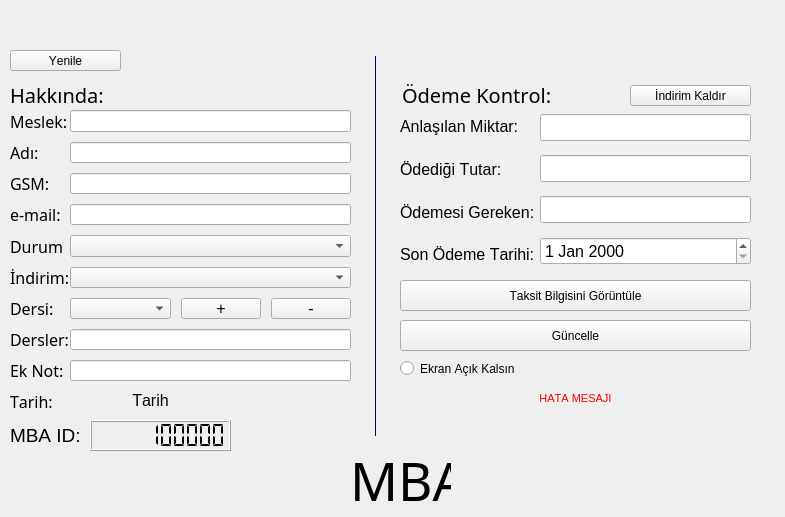
<?xml version="1.0" encoding="UTF-8"?>
<ui version="4.0">
 <class>Form</class>
 <widget class="QWidget" name="Form">
  <property name="geometry">
   <rect>
    <x>0</x>
    <y>0</y>
    <width>785</width>
    <height>517</height>
   </rect>
  </property>
  <property name="font">
   <font>
    <family>Arial</family>
    <kerning>false</kerning>
   </font>
  </property>
  <property name="windowTitle">
   <string>Görüntüle ve Güncelle</string>
  </property>
  <property name="windowIcon">
   <iconset>
    <normaloff>../assets/mba_logo.ico</normaloff>../assets/mba_logo.ico</iconset>
  </property>
  <widget class="QLabel" name="label_baslik2">
   <property name="geometry">
    <rect>
     <x>10</x>
     <y>79</y>
     <width>171</width>
     <height>31</height>
    </rect>
   </property>
   <property name="font">
    <font>
     <family>DecoType Naskh</family>
     <pointsize>15</pointsize>
     <kerning>false</kerning>
    </font>
   </property>
   <property name="whatsThis">
    <string>&lt;html&gt;&lt;head/&gt;&lt;body&gt;&lt;p&gt;asadsd&lt;/p&gt;&lt;/body&gt;&lt;/html&gt;</string>
   </property>
   <property name="text">
    <string>Hakkında:</string>
   </property>
  </widget>
  <widget class="QWidget" name="layoutWidget">
   <property name="geometry">
    <rect>
     <x>70</x>
     <y>110</y>
     <width>281</width>
     <height>271</height>
    </rect>
   </property>
   <property name="font">
    <font>
     <family>Arial</family>
     <pointsize>12</pointsize>
     <kerning>false</kerning>
    </font>
   </property>
   <layout class="QVBoxLayout" name="verticalLayout_2">
    <property name="spacing">
     <number>10</number>
    </property>
    <item>
     <widget class="QLineEdit" name="lne_meslek">
      <property name="font">
       <font>
        <family>Arial</family>
        <pointsize>12</pointsize>
        <kerning>false</kerning>
       </font>
      </property>
      <property name="styleSheet">
       <string notr="true"/>
      </property>
      <property name="text">
       <string/>
      </property>
     </widget>
    </item>
    <item>
     <widget class="QLineEdit" name="lne_ad">
      <property name="font">
       <font>
        <family>Arial</family>
        <pointsize>12</pointsize>
        <kerning>false</kerning>
       </font>
      </property>
      <property name="styleSheet">
       <string notr="true"/>
      </property>
      <property name="text">
       <string/>
      </property>
     </widget>
    </item>
    <item>
     <widget class="QLineEdit" name="lne_gsm">
      <property name="font">
       <font>
        <family>Arial</family>
        <pointsize>12</pointsize>
        <kerning>false</kerning>
       </font>
      </property>
      <property name="styleSheet">
       <string notr="true"/>
      </property>
     </widget>
    </item>
    <item>
     <widget class="QLineEdit" name="lne_mail">
      <property name="font">
       <font>
        <family>Arial</family>
        <pointsize>12</pointsize>
        <kerning>false</kerning>
       </font>
      </property>
      <property name="styleSheet">
       <string notr="true"/>
      </property>
     </widget>
    </item>
    <item>
     <widget class="QComboBox" name="cmbdurum">
      <property name="styleSheet">
       <string notr="true"/>
      </property>
      <property name="editable">
       <bool>false</bool>
      </property>
      <property name="currentText">
       <string/>
      </property>
      <property name="currentIndex">
       <number>-1</number>
      </property>
      <item>
       <property name="text">
        <string>Kayıt</string>
       </property>
      </item>
      <item>
       <property name="text">
        <string>Görüşme</string>
       </property>
      </item>
      <item>
       <property name="text">
        <string>Olumlu</string>
       </property>
      </item>
      <item>
       <property name="text">
        <string>Kararsız</string>
       </property>
      </item>
      <item>
       <property name="text">
        <string>Olumsuz</string>
       </property>
      </item>
     </widget>
    </item>
    <item>
     <widget class="QComboBox" name="indirim_box"/>
    </item>
    <item>
     <layout class="QHBoxLayout" name="horizontalLayout" stretch="0,0,0">
      <property name="sizeConstraint">
       <enum>QLayout::SetNoConstraint</enum>
      </property>
      <item>
       <widget class="QComboBox" name="cmbders">
        <property name="sizePolicy">
         <sizepolicy hsizetype="Expanding" vsizetype="Fixed">
          <horstretch>0</horstretch>
          <verstretch>0</verstretch>
         </sizepolicy>
        </property>
        <property name="font">
         <font>
          <family>Arial</family>
          <pointsize>9</pointsize>
          <kerning>false</kerning>
         </font>
        </property>
        <property name="currentIndex">
         <number>-1</number>
        </property>
       </widget>
      </item>
      <item>
       <widget class="QPushButton" name="pushButton_2">
        <property name="sizePolicy">
         <sizepolicy hsizetype="Minimum" vsizetype="Fixed">
          <horstretch>0</horstretch>
          <verstretch>0</verstretch>
         </sizepolicy>
        </property>
        <property name="text">
         <string>+</string>
        </property>
       </widget>
      </item>
      <item>
       <widget class="QPushButton" name="pushButton_3">
        <property name="sizePolicy">
         <sizepolicy hsizetype="Minimum" vsizetype="Fixed">
          <horstretch>0</horstretch>
          <verstretch>0</verstretch>
         </sizepolicy>
        </property>
        <property name="text">
         <string>-</string>
        </property>
       </widget>
      </item>
     </layout>
    </item>
    <item>
     <widget class="QLineEdit" name="lne_dersler">
      <property name="font">
       <font>
        <family>Arial</family>
        <pointsize>12</pointsize>
        <kerning>false</kerning>
       </font>
      </property>
     </widget>
    </item>
    <item>
     <widget class="QLineEdit" name="lne_not">
      <property name="font">
       <font>
        <family>Arial</family>
        <pointsize>12</pointsize>
        <kerning>false</kerning>
       </font>
      </property>
      <property name="styleSheet">
       <string notr="true"/>
      </property>
     </widget>
    </item>
   </layout>
  </widget>
  <widget class="QLabel" name="label_baslik2_2">
   <property name="geometry">
    <rect>
     <x>402</x>
     <y>79</y>
     <width>171</width>
     <height>31</height>
    </rect>
   </property>
   <property name="font">
    <font>
     <family>DecoType Naskh</family>
     <pointsize>15</pointsize>
     <kerning>false</kerning>
    </font>
   </property>
   <property name="whatsThis">
    <string>&lt;html&gt;&lt;head/&gt;&lt;body&gt;&lt;p&gt;asadsd&lt;/p&gt;&lt;/body&gt;&lt;/html&gt;</string>
   </property>
   <property name="text">
    <string>Ödeme Kontrol:</string>
   </property>
  </widget>
  <widget class="QWidget" name="layoutWidget_2">
   <property name="geometry">
    <rect>
     <x>400</x>
     <y>110</y>
     <width>141</width>
     <height>161</height>
    </rect>
   </property>
   <property name="font">
    <font>
     <family>Arial</family>
     <pointsize>12</pointsize>
     <kerning>false</kerning>
    </font>
   </property>
   <layout class="QVBoxLayout" name="verticalLayout_3">
    <property name="spacing">
     <number>10</number>
    </property>
    <item>
     <widget class="QLabel" name="label_11">
      <property name="font">
       <font>
        <family>Arial</family>
        <pointsize>12</pointsize>
        <kerning>false</kerning>
       </font>
      </property>
      <property name="text">
       <string>Anlaşılan Miktar:</string>
      </property>
     </widget>
    </item>
    <item>
     <widget class="QLabel" name="label_15">
      <property name="font">
       <font>
        <family>Arial</family>
        <pointsize>12</pointsize>
        <kerning>false</kerning>
       </font>
      </property>
      <property name="text">
       <string>Ödediği Tutar:</string>
      </property>
     </widget>
    </item>
    <item>
     <widget class="QLabel" name="label_16">
      <property name="font">
       <font>
        <family>Arial</family>
        <pointsize>12</pointsize>
        <kerning>false</kerning>
       </font>
      </property>
      <property name="text">
       <string>Ödemesi Gereken:</string>
      </property>
     </widget>
    </item>
    <item>
     <widget class="QLabel" name="label_18">
      <property name="font">
       <font>
        <family>Arial</family>
        <pointsize>12</pointsize>
        <kerning>false</kerning>
       </font>
      </property>
      <property name="text">
       <string>Son Ödeme Tarihi:</string>
      </property>
     </widget>
    </item>
   </layout>
  </widget>
  <widget class="QWidget" name="layoutWidget_3">
   <property name="geometry">
    <rect>
     <x>540</x>
     <y>110</y>
     <width>211</width>
     <height>161</height>
    </rect>
   </property>
   <property name="font">
    <font>
     <family>Arial</family>
     <pointsize>12</pointsize>
     <kerning>false</kerning>
    </font>
   </property>
   <layout class="QVBoxLayout" name="verticalLayout_4">
    <property name="spacing">
     <number>10</number>
    </property>
    <item>
     <widget class="QLineEdit" name="lne_anlasilan">
      <property name="font">
       <font>
        <family>Arial</family>
        <pointsize>12</pointsize>
        <kerning>false</kerning>
       </font>
      </property>
      <property name="styleSheet">
       <string notr="true"/>
      </property>
     </widget>
    </item>
    <item>
     <widget class="QLineEdit" name="lne_odenen">
      <property name="font">
       <font>
        <family>Arial</family>
        <pointsize>12</pointsize>
        <kerning>false</kerning>
       </font>
      </property>
      <property name="styleSheet">
       <string notr="true"/>
      </property>
     </widget>
    </item>
    <item>
     <widget class="QLineEdit" name="lne_gereken">
      <property name="font">
       <font>
        <family>Arial</family>
        <pointsize>12</pointsize>
        <kerning>false</kerning>
       </font>
      </property>
      <property name="styleSheet">
       <string notr="true"/>
      </property>
     </widget>
    </item>
    <item>
     <widget class="QDateEdit" name="lnetarih">
      <property name="styleSheet">
       <string notr="true"/>
      </property>
     </widget>
    </item>
   </layout>
  </widget>
  <widget class="QWidget" name="layoutWidget">
   <property name="geometry">
    <rect>
     <x>10</x>
     <y>110</y>
     <width>61</width>
     <height>271</height>
    </rect>
   </property>
   <property name="font">
    <font>
     <family>DecoType Naskh</family>
     <pointsize>12</pointsize>
     <kerning>false</kerning>
    </font>
   </property>
   <layout class="QVBoxLayout" name="verticalLayout" stretch="0,0,0,0,0,0,0,0,0">
    <property name="spacing">
     <number>10</number>
    </property>
    <item>
     <widget class="QLabel" name="label_bolum_2">
      <property name="font">
       <font>
        <family>DecoType Naskh</family>
        <pointsize>12</pointsize>
        <kerning>false</kerning>
       </font>
      </property>
      <property name="text">
       <string>Meslek:</string>
      </property>
     </widget>
    </item>
    <item>
     <widget class="QLabel" name="label_ad">
      <property name="font">
       <font>
        <family>DecoType Naskh</family>
        <pointsize>12</pointsize>
        <kerning>false</kerning>
       </font>
      </property>
      <property name="text">
       <string>Adı:</string>
      </property>
     </widget>
    </item>
    <item>
     <widget class="QLabel" name="label_gsm">
      <property name="font">
       <font>
        <family>DecoType Naskh</family>
        <pointsize>12</pointsize>
        <kerning>false</kerning>
       </font>
      </property>
      <property name="text">
       <string>GSM:</string>
      </property>
     </widget>
    </item>
    <item>
     <widget class="QLabel" name="label_mail">
      <property name="font">
       <font>
        <family>DecoType Naskh</family>
        <pointsize>12</pointsize>
        <kerning>false</kerning>
       </font>
      </property>
      <property name="text">
       <string>e-mail:</string>
      </property>
     </widget>
    </item>
    <item>
     <widget class="QLabel" name="label_bolum">
      <property name="font">
       <font>
        <family>DecoType Naskh</family>
        <pointsize>12</pointsize>
        <kerning>false</kerning>
       </font>
      </property>
      <property name="text">
       <string>Durum</string>
      </property>
     </widget>
    </item>
    <item>
     <widget class="QLabel" name="label_3">
      <property name="text">
       <string>İndirim:</string>
      </property>
     </widget>
    </item>
    <item>
     <widget class="QLabel" name="label_ders">
      <property name="font">
       <font>
        <family>DecoType Naskh</family>
        <pointsize>12</pointsize>
        <kerning>false</kerning>
       </font>
      </property>
      <property name="text">
       <string>Dersi:</string>
      </property>
     </widget>
    </item>
    <item>
     <widget class="QLabel" name="label_ders_2">
      <property name="font">
       <font>
        <family>DecoType Naskh</family>
        <pointsize>12</pointsize>
        <kerning>false</kerning>
       </font>
      </property>
      <property name="text">
       <string>Dersler:</string>
      </property>
     </widget>
    </item>
    <item>
     <widget class="QLabel" name="label_bolum_4">
      <property name="font">
       <font>
        <family>DecoType Naskh</family>
        <pointsize>12</pointsize>
        <kerning>false</kerning>
       </font>
      </property>
      <property name="text">
       <string>Ek Not:</string>
      </property>
     </widget>
    </item>
   </layout>
  </widget>
  <widget class="QLabel" name="label">
   <property name="geometry">
    <rect>
     <x>350</x>
     <y>450</y>
     <width>101</width>
     <height>61</height>
    </rect>
   </property>
   <property name="font">
    <font>
     <family>Sitka Display</family>
     <pointsize>40</pointsize>
     <kerning>false</kerning>
    </font>
   </property>
   <property name="contextMenuPolicy">
    <enum>Qt::NoContextMenu</enum>
   </property>
   <property name="layoutDirection">
    <enum>Qt::LeftToRight</enum>
   </property>
   <property name="styleSheet">
    <string notr="true"/>
   </property>
   <property name="text">
    <string>MBA</string>
   </property>
  </widget>
  <widget class="QPushButton" name="guncelle_Btn">
   <property name="geometry">
    <rect>
     <x>400</x>
     <y>320</y>
     <width>351</width>
     <height>31</height>
    </rect>
   </property>
   <property name="text">
    <string>Güncelle</string>
   </property>
  </widget>
  <widget class="QLabel" name="label_baslik_2">
   <property name="enabled">
    <bool>true</bool>
   </property>
   <property name="geometry">
    <rect>
     <x>400</x>
     <y>390</y>
     <width>351</width>
     <height>16</height>
    </rect>
   </property>
   <property name="font">
    <font>
     <family>Arial</family>
     <pointsize>8</pointsize>
     <bold>false</bold>
     <kerning>false</kerning>
    </font>
   </property>
   <property name="styleSheet">
    <string notr="true">color: rgb(255, 255, 255);
color: rgb(255, 0, 0);</string>
   </property>
   <property name="text">
    <string>HATA MESAJI</string>
   </property>
   <property name="alignment">
    <set>Qt::AlignCenter</set>
   </property>
  </widget>
  <widget class="QGraphicsView" name="graphicsView_3">
   <property name="geometry">
    <rect>
     <x>375</x>
     <y>56</y>
     <width>1</width>
     <height>380</height>
    </rect>
   </property>
   <property name="styleSheet">
    <string notr="true">background-color: rgb(0, 0, 127);</string>
   </property>
  </widget>
  <widget class="QRadioButton" name="radio_ekran">
   <property name="geometry">
    <rect>
     <x>400</x>
     <y>360</y>
     <width>121</width>
     <height>17</height>
    </rect>
   </property>
   <property name="text">
    <string>Ekran Açık Kalsın</string>
   </property>
  </widget>
  <widget class="QPushButton" name="yenile_Btn">
   <property name="geometry">
    <rect>
     <x>10</x>
     <y>50</y>
     <width>111</width>
     <height>21</height>
    </rect>
   </property>
   <property name="text">
    <string>Yenile</string>
   </property>
  </widget>
  <widget class="QLabel" name="id_text">
   <property name="geometry">
    <rect>
     <x>10</x>
     <y>420</y>
     <width>81</width>
     <height>31</height>
    </rect>
   </property>
   <property name="font">
    <font>
     <family>Arial</family>
     <pointsize>14</pointsize>
     <kerning>false</kerning>
    </font>
   </property>
   <property name="text">
    <string>MBA ID:</string>
   </property>
  </widget>
  <widget class="QLCDNumber" name="lcdNumber">
   <property name="geometry">
    <rect>
     <x>90</x>
     <y>420</y>
     <width>141</width>
     <height>31</height>
    </rect>
   </property>
   <property name="digitCount">
    <number>10</number>
   </property>
   <property name="mode">
    <enum>QLCDNumber::Dec</enum>
   </property>
   <property name="segmentStyle">
    <enum>QLCDNumber::Flat</enum>
   </property>
   <property name="intValue" stdset="0">
    <number>100000</number>
   </property>
  </widget>
  <widget class="QLabel" name="label_bolum_3">
   <property name="geometry">
    <rect>
     <x>10</x>
     <y>390</y>
     <width>59</width>
     <height>23</height>
    </rect>
   </property>
   <property name="font">
    <font>
     <family>DecoType Naskh</family>
     <pointsize>12</pointsize>
     <kerning>false</kerning>
    </font>
   </property>
   <property name="text">
    <string>Tarih:</string>
   </property>
  </widget>
  <widget class="QLabel" name="tarih_text">
   <property name="geometry">
    <rect>
     <x>70</x>
     <y>390</y>
     <width>161</width>
     <height>20</height>
    </rect>
   </property>
   <property name="font">
    <font>
     <family>Arial</family>
     <pointsize>12</pointsize>
     <kerning>false</kerning>
    </font>
   </property>
   <property name="styleSheet">
    <string notr="true"/>
   </property>
   <property name="text">
    <string>Tarih</string>
   </property>
   <property name="alignment">
    <set>Qt::AlignCenter</set>
   </property>
  </widget>
  <widget class="QPushButton" name="indirim_kaldir">
   <property name="geometry">
    <rect>
     <x>630</x>
     <y>85</y>
     <width>121</width>
     <height>21</height>
    </rect>
   </property>
   <property name="text">
    <string>İndirim Kaldır</string>
   </property>
  </widget>
  <widget class="QPushButton" name="guncelle_Btn_2">
   <property name="geometry">
    <rect>
     <x>400</x>
     <y>280</y>
     <width>351</width>
     <height>31</height>
    </rect>
   </property>
   <property name="text">
    <string>Taksit Bilgisini Görüntüle</string>
   </property>
  </widget>
  <zorder>layoutWidget</zorder>
  <zorder>graphicsView_3</zorder>
  <zorder>layoutWidget</zorder>
  <zorder>label_baslik2</zorder>
  <zorder>label_baslik2_2</zorder>
  <zorder>layoutWidget_2</zorder>
  <zorder>layoutWidget_3</zorder>
  <zorder>label</zorder>
  <zorder>guncelle_Btn</zorder>
  <zorder>label_baslik_2</zorder>
  <zorder>radio_ekran</zorder>
  <zorder>yenile_Btn</zorder>
  <zorder>id_text</zorder>
  <zorder>lcdNumber</zorder>
  <zorder>label_bolum_3</zorder>
  <zorder>tarih_text</zorder>
  <zorder>indirim_kaldir</zorder>
  <zorder>guncelle_Btn_2</zorder>
 </widget>
 <resources/>
 <connections/>
</ui>
